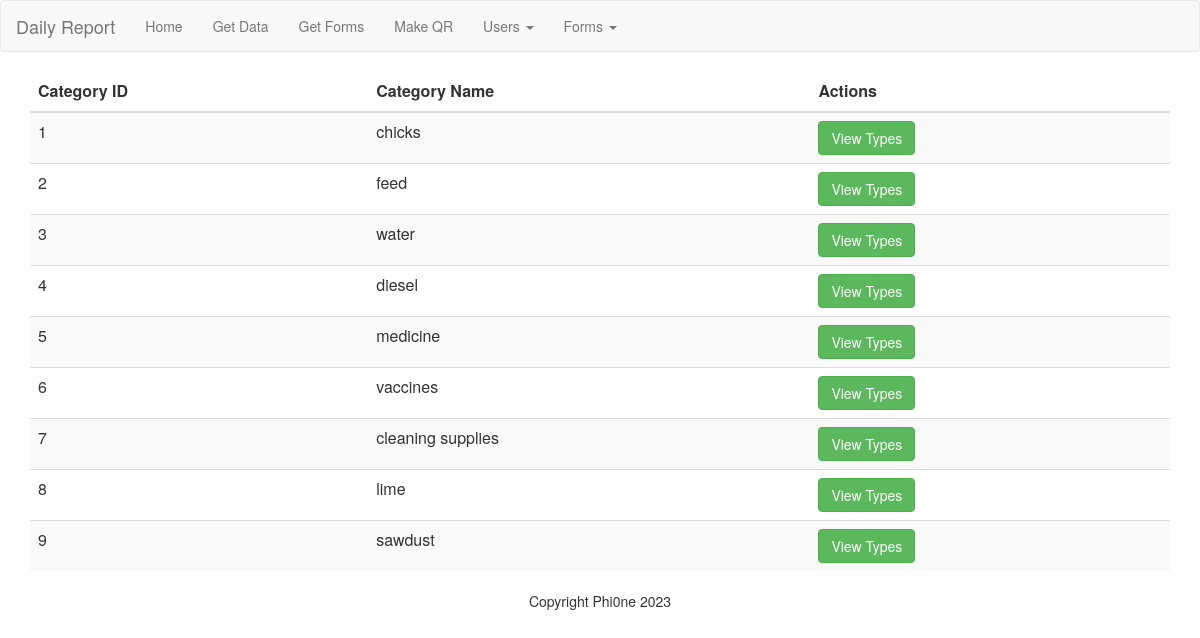
The page /categories on the database its author committed.
### model.py (models this page shows, shortened)
class Category(db.Model):
    id = db.Column(db.Integer, primary_key=True)
    category_name = db.Column(db.String(120), nullable=False)

### app.py (the view)
@app.route('/categories', methods=['GET', 'POST'])
def view_categories():
    if request.method == 'POST':
        category_id = request.form.get('category_id')
        if category_id:
            pass
    from categories.categoriesModel import get_categories
    categories = get_categories()
    return render_template("categories_table.html", categories=categories)

### categories/categoriesModel.py (called while the page is built)
def get_categories():
    categories = Category.query.all()
    return categories

### templates/categories_table.html (shortened to what this page needs)
{% extends "base.html" %}
{% block content %}
<div class="container">
    <table class="table table-striped">
        <thead>
            <tr>
                <th>Category ID</th>
                <th>Category Name</th>
                <th>Actions</th>
            </tr>
        </thead>
        <tbody>
            {% for category in categories %}
            <tr>
                <td>{{ category.id }}</td>
                <td>{{ category.category_name }}</td>
                <td>
                    <button class="btn btn-success" onclick="window.location.href='/types_table/{{ category.id }}'">View Types</button>
                </td>
            </tr>
            {% endfor %}
        </tbody>
    </table>
</div>
{% endblock %}

### templates/base.html (shortened to what this page needs)
<html>
  <head>
    <link rel="stylesheet" href="https://maxcdn.bootstrapcdn.com/bootstrap/3.3.7/css/bootstrap.min.css">
  </head>
  <body>
    <header>
      <nav class="navbar navbar-default">
          <div class="container-fluid">
            <div class="navbar-header">
              <a class="navbar-brand" href="{{ url_for('dashboard') }}">Daily Report</a>
            </div>
            <div id="navbar" class="navbar-collapse collapse">
              <ul class="nav navbar-nav">
              <li><a href="/dashboard">Home</a></li>
              <li><a href="/view_data">Get Data</a></li>
                  <li><a href="/get_forms_data">Get Forms</a></li>
              <li><a href="/generate_qr">Make QR</a></li>
              <li class="dropdown">
                <a href="#" class="dropdown-toggle" data-toggle="dropdown" role="button" aria-haspopup="true" aria-expanded="false">Users <span class="caret"></span></a>
              </li>
              <li class="dropdown">
                <a href="#" class="dropdown-toggle" data-toggle="dropdown" role="button" aria-haspopup="true" aria-expanded="false">Forms <span class="caret"></span></a>
              </li>
            </ul>
            </div>
          </div>
      </nav>
    </header>
    {% block content %}
    {% endblock %}
    <footer>
      <p class="text-center">Copyright Phi0ne 2023</p>
    </footer>
  </body>
</html>

### rows shown on the page
Category: id "1", category_name "chicks"
Category: id "2", category_name "feed"
Category: id "3", category_name "water"
Category: id "4", category_name "diesel"
Category: id "5", category_name "medicine"
Category: id "6", category_name "vaccines"
Category: id "7", category_name "cleaning supplies"
Category: id "8", category_name "lime"
Category: id "9", category_name "sawdust"
